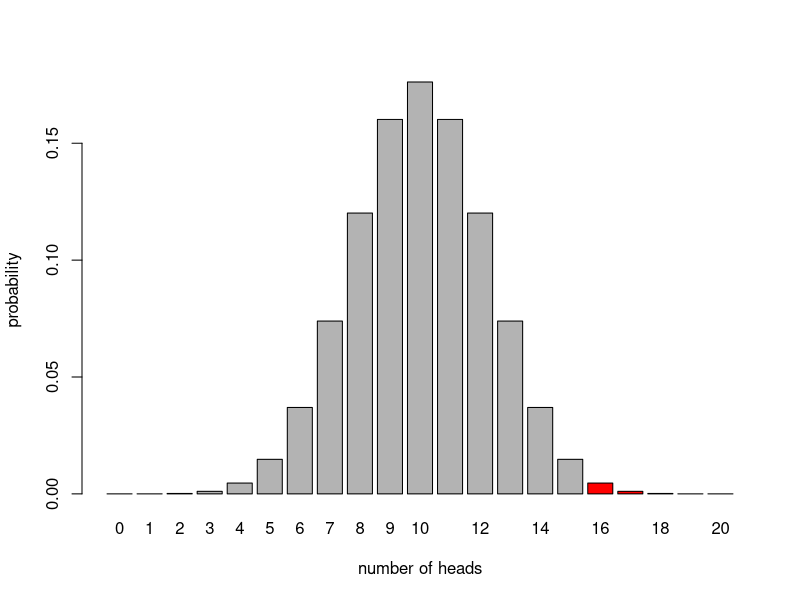

Write R code to recreate this figure.
## ---- chunk 1
knitr::opts_chunk$set(echo = FALSE)
library(tidyverse)
## ---- chunk 2
data = dbinom(0:20, 20, 0.5)
names(data) = 0:20

barplot(data, col = ifelse(0:20 >= 16, 'red', 'grey70'), xlab = "number of heads", ylab = "probability")
